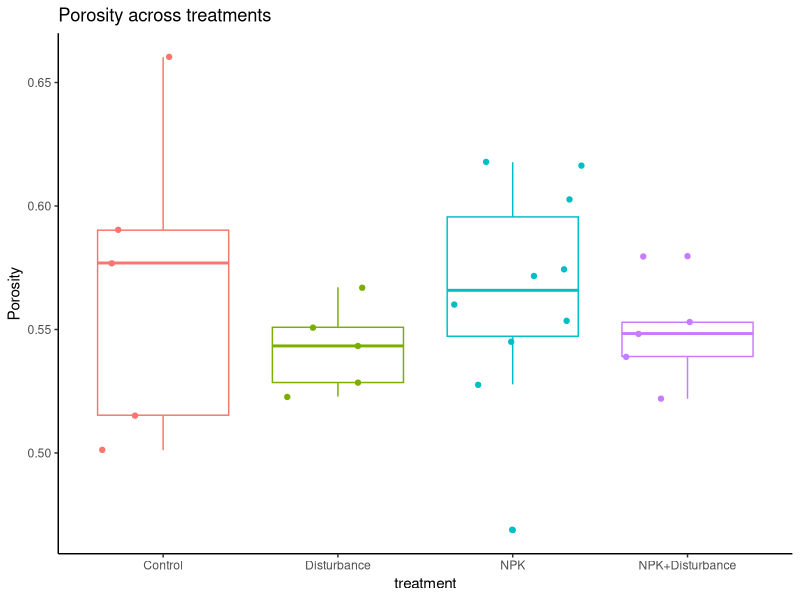

R code for this plot:
## ---- chunk 1
library(tidyverse)
library(readxl)
library(car)
## ---- chunk 2
data <- read_xlsx("Data/params.xlsx")
## ---- chunk 3
summary(data)
glimpse(data)
## ---- chunk 4
data_w <- data |> 
  mutate(treatment = as.factor(treatment))
## ---- chunk 5
data_w |> 
  ggplot(aes(treatment,thetas, color = treatment))+
  geom_boxplot()+
  geom_jitter()+
  labs(y = "Porosity", 
       title = "Porosity across treatments")+
  theme_classic()+
  theme(legend.position = "none")
  
## ---- chunk 6
options(contrasts = c("contr.sum", "contr.poly"))

mod <- lm(thetas ~ treatment, data = data_w)
summary(mod)
Anova(mod, type = 3)
